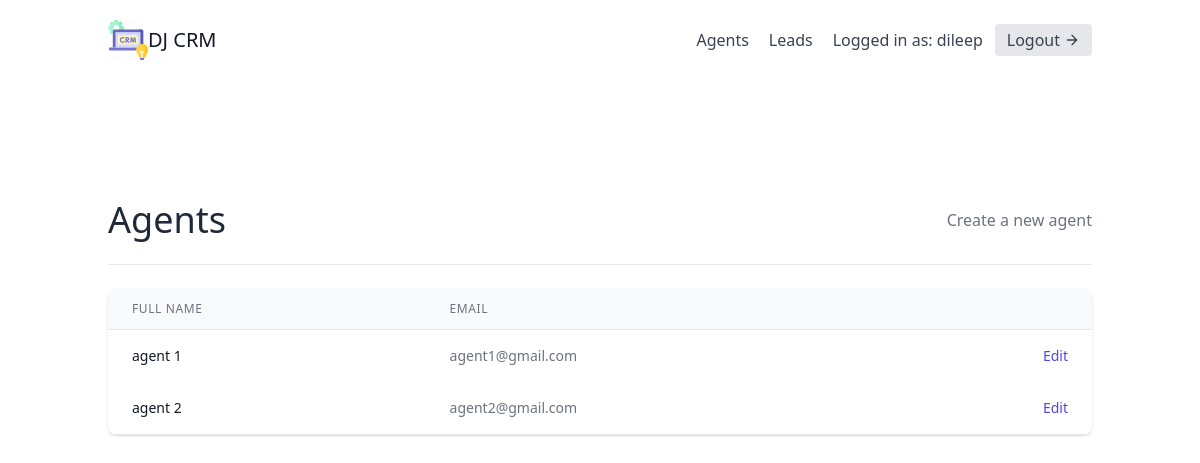
Screenshot of /agents/ (signed in) with the database file from the repository.
### leads/models.py (models this page shows, shortened)
class User(AbstractUser):
    is_organisor = models.BooleanField(default=True)
    is_agent = models.BooleanField(default=False)

class Agent(models.Model):
    user = models.OneToOneField(User, on_delete=models.CASCADE)
    organisation = models.ForeignKey(UserProfile, on_delete=models.CASCADE)

### agents/views.py (the view)
# urls.py: path('', AgentListView.as_view(), name='agent-list'),
class AgentListView(OrganisorAndLoginRequiredMixin, generic.ListView):
    template_name = "agents/agent_list.html"
    def get_queryset(self):
        organisation = self.request.user.userprofile
        return Agent.objects.filter(organisation=organisation)

### agents/mixins.py (called while the page is built)
    def dispatch(self, request, *args, **kwargs):
        if not request.user.is_authenticated or not request.user.is_organisor:
            return redirect("leads:lead-list")
        return super().dispatch(request, *args, **kwargs)

### agents/templates/agents/agent_list.html (shortened to what this page needs)
{% extends "base.html" %}
{% block content %}
    <section class="text-gray-700 body-font">
        <div class="container px-5 py-24 mx-auto flex flex-wrap">
            <div class="w-full mb-6 py-6 flex justify-between items-center border-b border-gray-200">
                <div>
                    <h1 class="text-4xl text-gray-800">Agents</h1>
                </div>
                <div>
                    <a class="text-gray-500 hover:text-blue-500" href="{% url 'agents:agent-create' %}">Create a new agent</a>
                </div>
            </div>
            <div class="flex flex-col w-full">
                <div class="-my-2 overflow-x-auto sm:-mx-6 lg:-mx-8">
                <div class="py-2 align-middle inline-block min-w-full sm:px-6 lg:px-8">
                    <div class="shadow overflow-hidden border-b border-gray-200 sm:rounded-lg">
                    <table class="min-w-full divide-y divide-gray-200">
                        <thead class="bg-gray-50">
                            <tr>
                                <th scope="col" class="px-6 py-3 text-left text-xs font-medium text-gray-500 uppercase tracking-wider">
                                Full Name
                                </th>
                                <th scope="col" class="px-6 py-3 text-left text-xs font-medium text-gray-500 uppercase tracking-wider">
                                Email
                                </th>
                                <th scope="col" class="relative px-6 py-3">
                                </th>
                            </tr>
                        </thead>
                        <tbody>
                            {% for agent in object_list %}
                                <tr class="bg-white">
                                    <td class="px-6 py-4 whitespace-nowrap text-sm font-medium text-gray-900">
                                        {{ agent.user.first_name }} {{ agent.user.last_name }}
                                    </td>
                                    <td class="px-6 py-4 whitespace-nowrap text-sm text-gray-500">
                                        {{ agent.user.email }}
                                    </td>
                                    <td class="px-6 py-4 whitespace-nowrap text-right text-sm font-medium">
                                        <a href="{% url 'agents:agent-update' agent.pk %}" class="text-indigo-600 hover:text-indigo-900">
                                            Edit
                                        </a>
                                    </td>
                                </tr>
                            {% empty %}
                            <p>There are currently no agents</p>
                            {% endfor %}
                        </tbody>
                    </table>
                    </div>
                </div>
                </div>
            </div>
        </div>
      </section>
{% endblock content %}

### templates/navbar.html (shortened to what this page needs)
<header class="text-gray-700 body-font">
    <div class="container mx-auto flex flex-wrap p-5 flex-col md:flex-row items-center">
      <a href="{% url 'dashboard' %}" class="flex title-font font-medium items-center text-gray-900 mb-4 md:mb-0">
        <span class="ml-5 text-xl ">DJ CRM</span>
      </a>
      <nav class="md:ml-auto flex flex-wrap items-center text-base justify-center">
        {% if not request.user.is_authenticated %}
          <a href="{% url 'signup' %}" class="mr-5 hover:text-gray-900">Signup</a>
        {% else %}
          {% if request.user.is_organisor %}
          <a href="{% url 'agents:agent-list' %}" class="mr-5 hover:text-gray-900">Agents</a>
          {% endif %}
          <a href="{% url 'leads:lead-list' %}" class="mr-5 hover:text-gray-900">Leads</a>
        {% endif %}
      </nav>
      {% if request.user.is_authenticated %}
        Logged in as: {{ request.user.username }}
        <a href="{% url 'logout' %}" class="ml-3 inline-flex items-center bg-gray-200 border-0 py-1 px-3 focus:outline-none hover:bg-gray-300 rounded text-base mt-4 md:mt-0">
          Logout
            <svg fill="none" stroke="currentColor" stroke-linecap="round" stroke-linejoin="round" stroke-width="2" class="w-4 h-4 ml-1" viewBox="0 0 24 24">
                <path d="M5 12h14M12 5l7 7-7 7"></path>
            </svg>
        </a>
      {% endif %}
    </div>
</header>

### rows the page displays
User: user.username "dileep"
Agent: user.first_name "agent", user.last_name "1", user.email "agent1@gmail.com"
Agent: user.first_name "agent", user.last_name "2", user.email "agent2@gmail.com"
